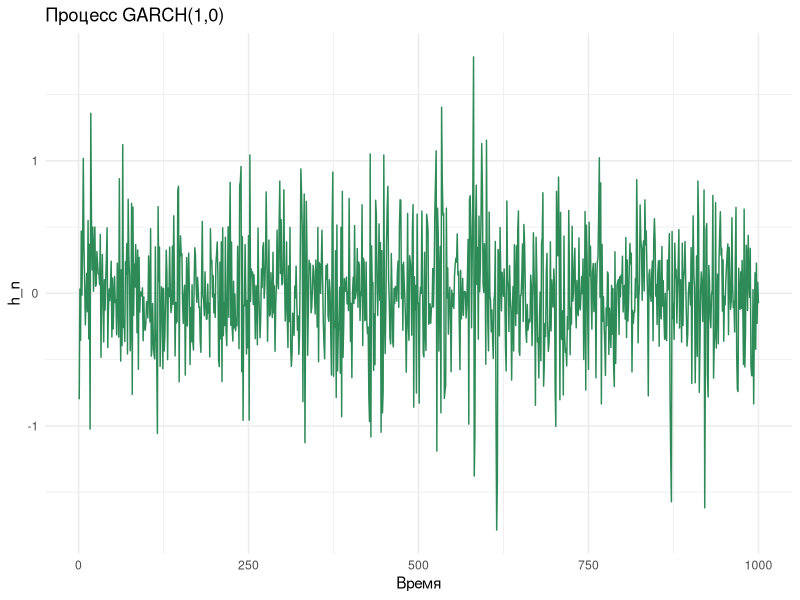
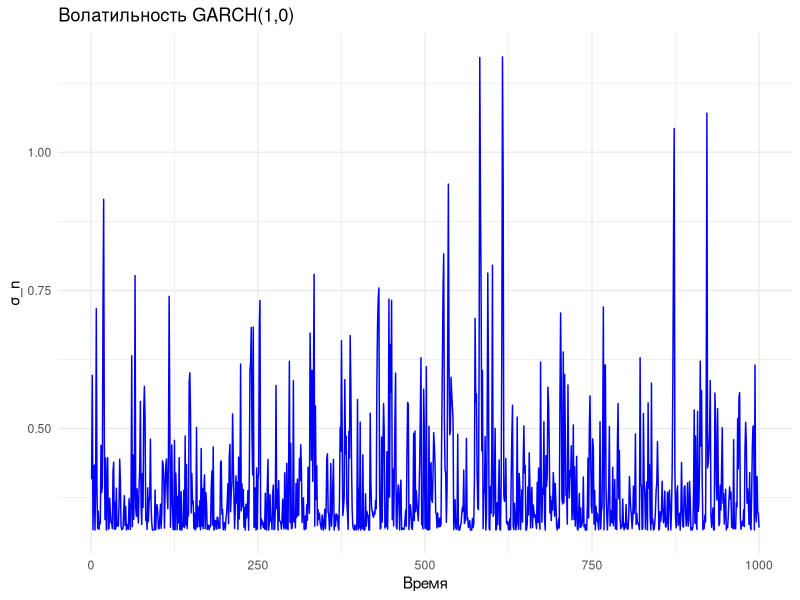
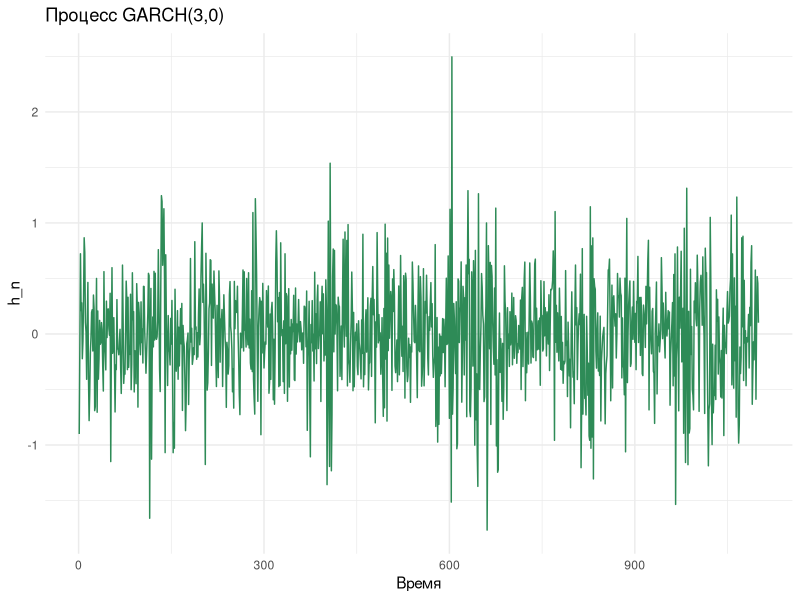
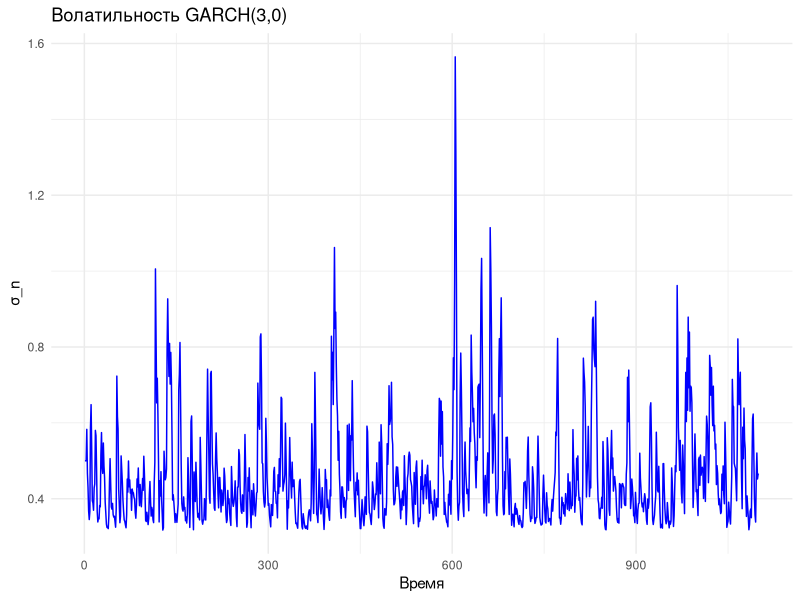
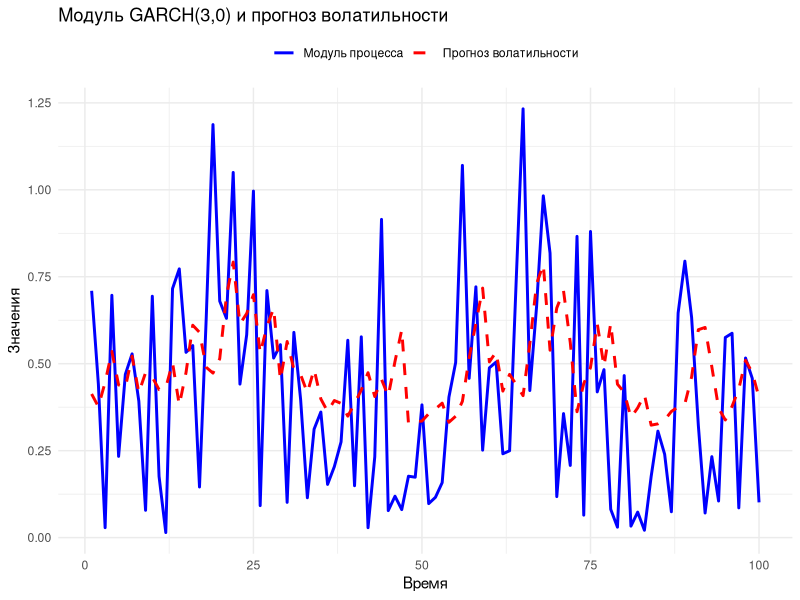
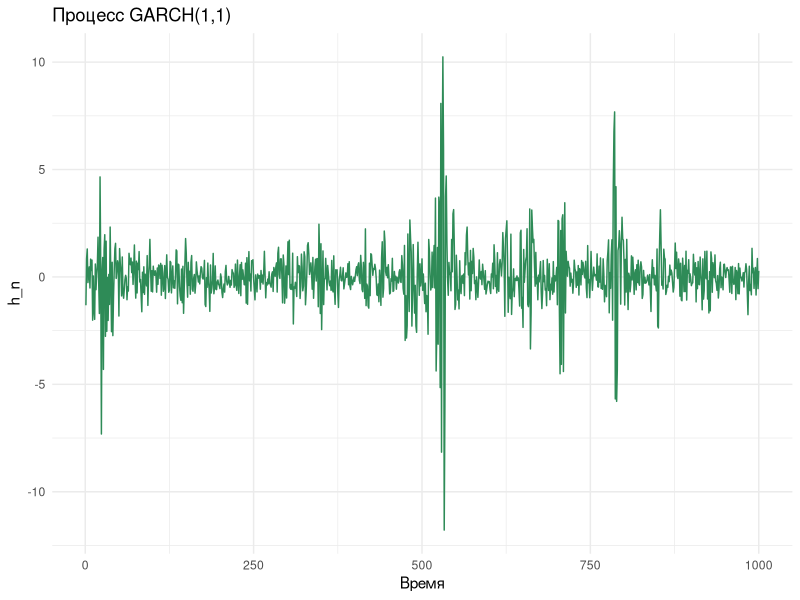
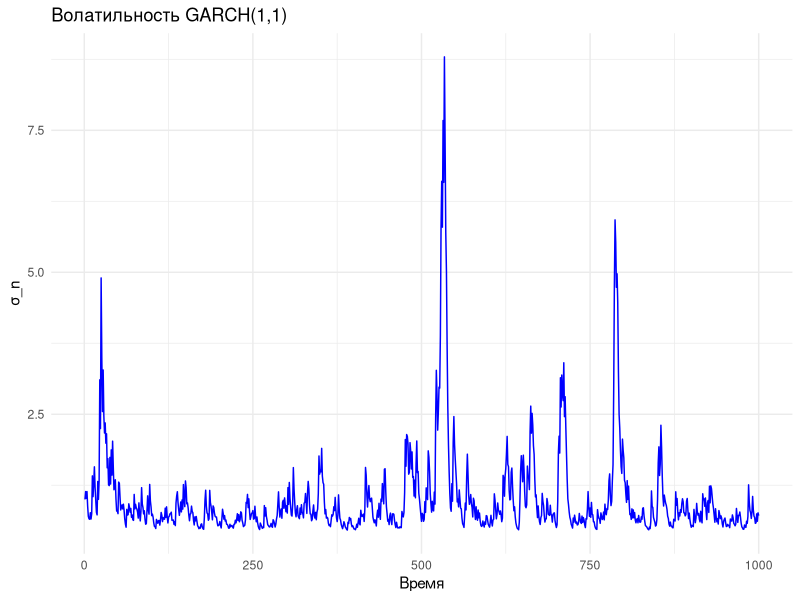

Here is the R script that generated these plots, in order:
# Установка и загрузка пакетов
# install.packages(c("tidyverse", "tseries"))
library(tidyverse)  # Для работы с данными и визуализации
library(tseries)    # Для функции garch()

# --- Определение функций для GARCH процессов ---

# Функция для GARCH(1,0) (ARCH(1))
garch_process_1_0 <- function(a0, a1, num_obs) {
  if (a0 <= 0) stop("a0 должно быть положительным")
  if (a1 <= 0 || a1 >= 1) stop("a1 должно быть в диапазоне (0, 1)")  # Примечание 9
  h <- numeric(num_obs)
  process_values <- numeric(num_obs)
  epsilon <- rnorm(num_obs)
  h[1] <- a0 / (1 - a1)  # Начальная волатильность для стационарности
  process_values[1] <- sqrt(h[1]) * epsilon[1]
  for (t in 2:num_obs) {
    h[t] <- a0 + a1 * process_values[t - 1]^2
    process_values[t] <- sqrt(h[t]) * epsilon[t]
  }
  return(list(process_values = process_values, volatility = sqrt(h)))
}

# Функция для GARCH(3,0) (ARCH(3))
garch_process_3_0 <- function(a0, a1, a2, a3, num_obs) {
  if (a0 <= 0) stop("a0 должно быть положительным")
  if (a1 <= 0 || a2 <= 0 || a3 <= 0 || (a1 + a2 + a3) >= 1) stop("Сумма a1, a2, a3 должна быть меньше 1")  # Примечание 13
  h <- numeric(num_obs)
  process_values <- numeric(num_obs)
  epsilon <- rnorm(num_obs)
  h[1:3] <- a0 / (1 - a1 - a2 - a3)  # Начальная волатильность
  process_values[1:3] <- sqrt(h[1:3]) * epsilon[1:3]
  for (t in 4:num_obs) {
    h[t] <- a0 + a1 * process_values[t - 1]^2 + a2 * process_values[t - 2]^2 + a3 * process_values[t - 3]^2
    process_values[t] <- sqrt(h[t]) * epsilon[t]
  }
  return(list(process_values = process_values, volatility = sqrt(h)))
}

# Функция для GARCH(1,1)
garch_process_1_1 <- function(a0, a1, b1, num_obs) {
  if (a0 <= 0) stop("a0 должно быть положительным")
  if (a1 <= 0 || b1 <= 0 || (a1 + b1) >= 1) stop("a1 и b1 должны быть положительными и a1 + b1 < 1")  # Примечание 15
  h <- numeric(num_obs)
  process_values <- numeric(num_obs)
  epsilon <- rnorm(num_obs)
  h[1] <- a0 / (1 - a1 - b1)  # Начальная волатильность
  process_values[1] <- sqrt(h[1]) * epsilon[1]
  for (t in 2:num_obs) {
    h[t] <- a0 + a1 * process_values[t - 1]^2 + b1 * h[t - 1]
    process_values[t] <- sqrt(h[t]) * epsilon[t]
  }
  return(list(process_values = process_values, volatility = sqrt(h)))
}

# Функция для МНК-оценки GARCH(1,0)
mnk_garch_1_0 <- function(data) {
  # Преобразование к AR(1): h_n^2 = a0 + a1 h_{n-1}^2 + (a0 + a1 h_{n-1}^2) ξ_n
  h2 <- data^2
  n <- length(h2)
  x <- h2[1:(n-1)]  # h_{n-1}^2
  y <- h2[2:n]       # h_n^2
  # МНК: минимизация Σ(y - a0 - a1*x)^2
  fit <- lm(y ~ x)
  a0 <- coef(fit)[1]
  a1 <- coef(fit)[2]
  if (a0 <= 0 || a1 <= 0 || a1 >= 1) warning("Оценки не удовлетворяют условиям стационарности")
  return(c(a0 = a0, a1 = a1))
}

# Функция для прогноза на один шаг GARCH(3,0)
one_step_forecast <- function(data, params, p, n_ahead) {
  h2_forecast <- numeric(n_ahead)
  # Первые p значений для прогноза берутся из данных
  for (t in 1:n_ahead) {
    # Индексы для предыдущих значений: начинаем с конца обучающих данных
    start_idx <- length(data) - n_ahead - p + t
    h2_forecast[t] <- params["a0"] + sum(params[paste0("a", 1:p)] * data[start_idx:(start_idx + p - 1)]^2)
  }
  return(sqrt(h2_forecast))
}

# Параметры
n <- 1100
a0 <- 0.1
a1 <- 0.4
a1_3_0 <- 0.3
a2_3_0 <- 0.2
a3_3_0 <- 0.1
b1 <- 0.5

# Задание 1: Генерация и графики GARCH(1,0)
cat("Задание 1: Построение процесса GARCH(1,0) и волатильности\n")
garch_1_0 <- garch_process_1_0(a0, a1, n = 1000)
df_1_0 <- tibble(time = 1:1000, process = garch_1_0$process_values, volatility = garch_1_0$volatility)
p1 <- ggplot(df_1_0, aes(x = time, y = process)) +
  geom_line(color = "seagreen") +
  labs(title = "Процесс GARCH(1,0)", x = "Время", y = "h_n") +
  theme_minimal()
p2 <- ggplot(df_1_0, aes(x = time, y = volatility)) +
  geom_line(color = "blue") +
  labs(title = "Волатильность GARCH(1,0)", x = "Время", y = "σ_n") +
  theme_minimal()
print(p1)
print(p2)

# Задание 2: МНК-оценка для GARCH(1,0)
cat("\nЗадание 2: МНК-оценка параметров GARCH(1,0)\n")
mnk_estimates <- mnk_garch_1_0(garch_1_0$process_values)
cat("МНК-оценки: a0 =", mnk_estimates["a0"], ", a1 =", mnk_estimates["a1"], "\n")

# Задание 3: Оценка параметров GARCH(1,0) с помощью garch()
cat("\nЗадание 3: Оценка параметров GARCH(1,0) с помощью garch()\n")
garch_fit_1_0 <- garch(garch_1_0$process_values, order = c(0, 1), trace = FALSE)
cat("Оценки garch():\n")
print(coef(garch_fit_1_0))

# Задание 4: Генерация, оценка и прогноз для GARCH(3,0)
cat("\nЗадание 4: Построение GARCH(3,0), оценка параметров и прогноз\n")
garch_3_0 <- garch_process_3_0(a0, a1_3_0, a2_3_0, a3_3_0, n)
df_3_0 <- tibble(time = 1:n, process = garch_3_0$process_values, volatility = garch_3_0$volatility)
p3 <- ggplot(df_3_0, aes(x = time, y = process)) +
  geom_line(color = "seagreen") +
  labs(title = "Процесс GARCH(3,0)", x = "Время", y = "h_n") +
  theme_minimal()
p4 <- ggplot(df_3_0, aes(x = time, y = volatility)) +
  geom_line(color = "blue") +
  labs(title = "Волатильность GARCH(3,0)", x = "Время", y = "σ_n") +
  theme_minimal()
print(p3)
print(p4)

# Разделение данных на обучающую и тестовую выборки
train_size <- 1000
train_data <- garch_3_0$process_values[1:train_size]
test_data <- garch_3_0$process_values[(train_size + 1):n]

# Оценка параметров GARCH(3,0)
garch_fit_3_0 <- garch(train_data, order = c(0, 3), trace = FALSE)
cat("Оценки garch() для GARCH(3,0):\n")
print(coef(garch_fit_3_0))

# Прогноз волатильности на один шаг
params <- coef(garch_fit_3_0)
# Передаем данные: последние p значений из обучающей выборки + тестовая выборка
forecast_vol <- one_step_forecast(garch_3_0$process_values[(train_size - 2):n], params, p = 3, n_ahead = 100)

# График модулей процесса и прогнозов
df_plot <- tibble(
  time = 1:100,
  abs_process = abs(test_data[1:100]),
  forecast_vol = forecast_vol
)
p5 <- ggplot(df_plot, aes(x = time)) +
  geom_line(aes(y = abs_process, color = "Модуль процесса"), size = 1) +
  geom_line(aes(y = forecast_vol, color = "Прогноз волатильности"), linetype = "dashed", size = 1) +
  labs(title = "Модуль GARCH(3,0) и прогноз волатильности", x = "Время", y = "Значения") +
  scale_color_manual(values = c("Модуль процесса" = "blue", "Прогноз волатильности" = "red")) +
  theme_minimal() +
  theme(legend.position = "top", legend.title = element_blank())
print(p5)

# Задание 5: Генерация и оценка GARCH(1,1)
cat("\nЗадание 5: Построение GARCH(1,1) и оценка параметров\n")
garch_1_1 <- garch_process_1_1(a0, a1, b1, n = 1000)
df_1_1 <- tibble(time = 1:1000, process = garch_1_1$process_values, volatility = garch_1_1$volatility)
p6 <- ggplot(df_1_1, aes(x = time, y = process)) +
  geom_line(color = "seagreen") +
  labs(title = "Процесс GARCH(1,1)", x = "Время", y = "h_n") +
  theme_minimal()
p7 <- ggplot(df_1_1, aes(x = time, y = volatility)) +
  geom_line(color = "blue") +
  labs(title = "Волатильность GARCH(1,1)", x = "Время", y = "σ_n") +
  theme_minimal()
print(p6)
print(p7)

# Оценка параметров GARCH(1,1)
garch_fit_1_1 <- garch(garch_1_1$process_values, order = c(1, 1), trace = FALSE)
cat("Оценки garch() для GARCH(1,1):\n")
print(coef(garch_fit_1_1))
